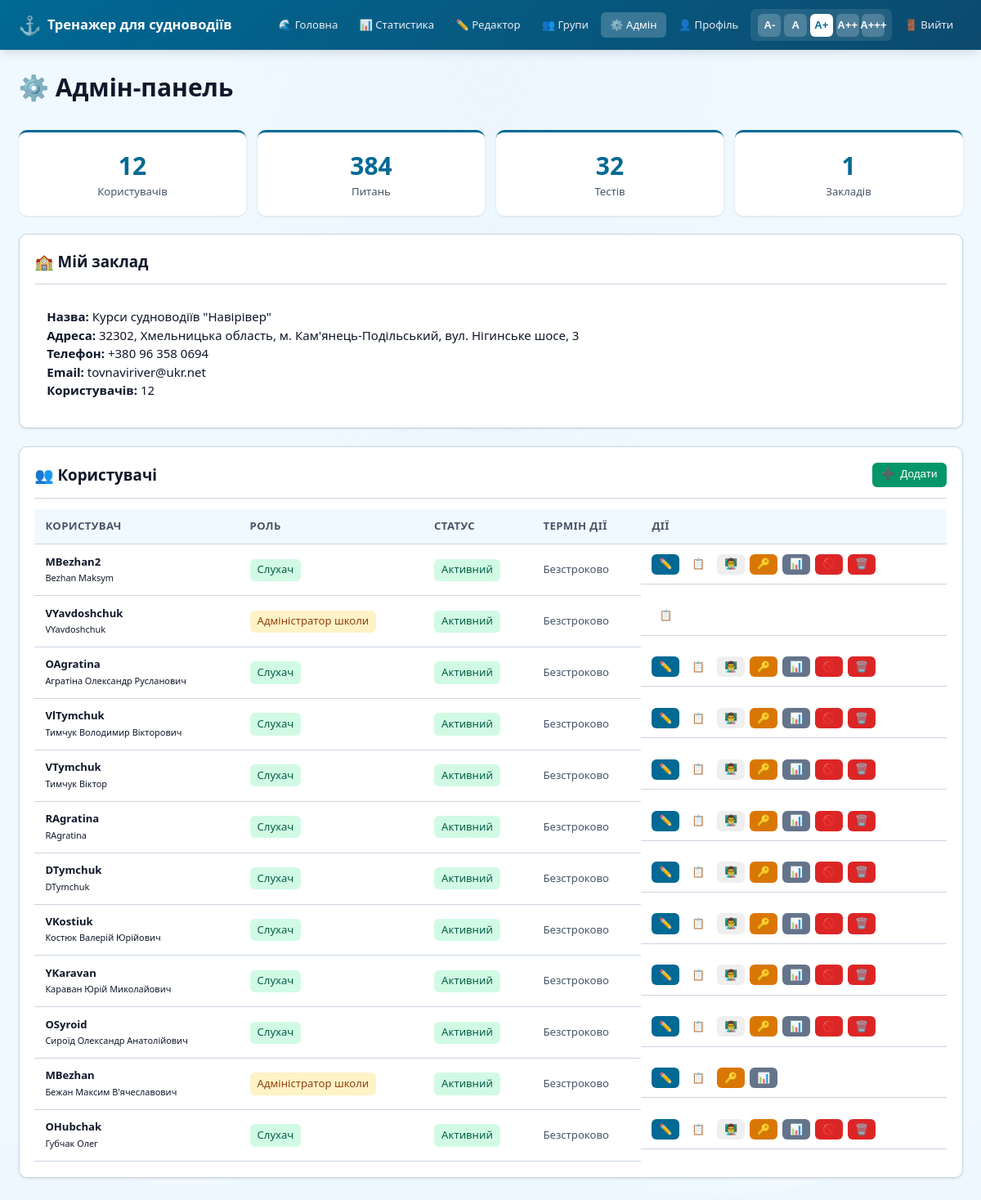
/admin (signed in), run on the app's committed database.
### app/models.py (models this page shows, shortened)
class School(db.Model):
    __tablename__ = 'schools'
    id = db.Column(db.Integer, primary_key=True)
    name = db.Column(db.String(200), nullable=False)
    address = db.Column(db.String(300))
    phone = db.Column(db.String(20))
    email = db.Column(db.String(120))
    logo_url = db.Column(db.String(500))
    created_at = db.Column(db.DateTime, default=datetime.utcnow)
    is_active = db.Column(db.Boolean, default=True)
    users = db.relationship('User', backref='school', lazy=True)

class User(UserMixin, db.Model):
    __tablename__ = 'users'
    id = db.Column(db.Integer, primary_key=True)
    username = db.Column(db.String(80), unique=True, nullable=False)
    password_hash = db.Column(db.String(128), nullable=False)
    last_name = db.Column(db.String(100))  # Прізвище
    first_name = db.Column(db.String(100))  # Ім'я
    middle_name = db.Column(db.String(100))  # По батькові
    phone = db.Column(db.String(20))  # Номер телефону
    email = db.Column(db.String(120))  # Електронна пошта
    avatar_url = db.Column(db.String(500))  # URL аватара
    role = db.Column(db.String(20), default='student')  # system_admin, school_admin, teacher, student
    school_id = db.Column(db.Integer, db.ForeignKey('schools.id'), nullable=True)
    teacher_id = db.Column(db.Integer, db.ForeignKey('users.id'), nullable=True)  # Для слухачів - їх викладач
    is_active = db.Column(db.Boolean, default=True)
    account_created_at = db.Column(db.DateTime, default=datetime.utcnow)
    account_expires_at = db.Column(db.DateTime)  # Термін дії аккаунта
    first_login_at = db.Column(db.DateTime)  # Перший вхід (для активації)
    data_processing_consent = db.Column(db.Boolean, default=False)
    consent_date = db.Column(db.DateTime)
    must_change_password = db.Column(db.Boolean, default=False)
    last_login = db.Column(db.DateTime)
    login_count = db.Column(db.Integer, default=0)
    test_sessions = db.relationship('TestSession', backref='user', lazy=True, cascade='all, delete-orphan')
    def can_access_admin(self):
        return self.role in ['system_admin', 'school_admin']
    def can_edit_questions(self):
        return self.role in ['system_admin', 'school_admin', 'teacher']
    def can_edit_user(self, user):
        if self.role == 'system_admin':
            return user.role != 'system_admin' or user.id == self.id
        if self.role == 'school_admin':
            if user.role == 'system_admin':
                return False
            if user.role == 'school_admin' and user.id != self.id:
                return False
            return user.school_id == self.school_id
        if self.role == 'teacher':
            return user.role == 'student' and user.teacher_id == self.id
        return False
    def get_full_name(self):
        parts = [self.last_name, self.first_name, self.middle_name]
        return ' '.join(filter(None, parts)) or self.username
    def get_role_display(self):
        roles = {
            'system_admin': 'Системний адміністратор',
            'school_admin': 'Адміністратор школи',
            'teacher': 'Викладач',
            'student': 'Слухач'
        }
        return roles.get(self.role, self.role)
    def is_account_expired(self):
        if self.account_expires_at:
            return datetime.utcnow() > self.account_expires_at
        return False

### app/routes.py (the view)
@main_bp.route('/admin')
@login_required
@admin_required
def admin():
    if current_user.role == 'system_admin':
        total_users = User.query.count()
        total_questions = Question.query.count()
        total_tests = TestSession.query.filter_by(is_completed=True).count()
        total_schools = School.query.count()
        users = User.query.order_by(User.account_created_at.desc()).limit(50).all()
        schools = School.query.all()
        teachers = User.query.filter(User.role.in_(['teacher', 'school_admin', 'system_admin'])).all()
    elif current_user.role == 'school_admin':
        total_users = User.query.filter_by(school_id=current_user.school_id).count()
        total_questions = Question.query.count()
        total_tests = TestSession.query.filter_by(is_completed=True).count()
        total_schools = 1
        users = User.query.filter(
            User.school_id == current_user.school_id,
            User.role != 'system_admin'
        ).order_by(User.account_created_at.desc()).all()
        schools = School.query.filter_by(id=current_user.school_id).all()
        teachers = User.query.filter(
            User.school_id == current_user.school_id,
            User.role.in_(['teacher', 'school_admin'])
        ).all()
    else:
        return redirect(url_for('main.dashboard'))
    categories = Category.query.all()
    return render_template('admin.html',
                           total_users=total_users,
                           total_questions=total_questions,
                           total_tests=total_tests,
                           total_schools=total_schools,
                           users=users,
                           schools=schools,
                           categories=categories,
                           teachers=teachers)

### app/templates/admin.html (shortened to what this page needs)
{% extends "base.html" %}
{% block content %}
<div class="fade-in">
    <h1 style="margin-bottom: 2rem;">⚙️ Адмін-панель</h1>
    <div class="admin-stats">
        <div class="admin-stat">
            <div class="admin-stat-value">{{ total_users }}</div>
            <div class="admin-stat-label">Користувачів</div>
        </div>
        <div class="admin-stat">
            <div class="admin-stat-value">{{ total_questions }}</div>
            <div class="admin-stat-label">Питань</div>
        </div>
        <div class="admin-stat">
            <div class="admin-stat-value">{{ total_tests }}</div>
            <div class="admin-stat-label">Тестів</div>
        </div>
        <div class="admin-stat">
            <div class="admin-stat-value">{{ total_schools }}</div>
            <div class="admin-stat-label">Закладів</div>
        </div>
    </div>
    {% if current_user.role == 'system_admin' %}
    <div class="card" style="margin-bottom: 1.5rem;">
        <div class="card-header">
            <h2 class="card-title">🏫 Заклади</h2>
            <button class="btn btn-success btn-sm" onclick="openModal('add-school-modal')">
                <span>➕</span> Додати
            </button>
        </div>
        {% if schools %}
        <div class="table-container">
            <table class="table">
                <thead>
                    <tr>
                        <th>Назва</th>
                        <th>Адреса</th>
                        <th>Телефон</th>
                        <th>Email</th>
                        <th>Користувачів</th>
                    </tr>
                </thead>
                <tbody>
                    {% for school in schools %}
                    <tr>
                        <td>{{ school.name }}</td>
                        <td>{{ school.address or '—' }}</td>
                        <td>{{ school.phone or '—' }}</td>
                        <td>{{ school.email or '—' }}</td>
                        <td>{{ school.users|length }}</td>
                    </tr>
                    {% endfor %}
                </tbody>
            </table>
        </div>
        {% else %}
        <div class="empty-state">
            <div class="empty-state-icon">🏫</div>
            <p>Ще немає закладів</p>
        </div>
        {% endif %}
    </div>
    {% elif current_user.role == 'school_admin' and current_user.school %}
    <div class="card" style="margin-bottom: 1.5rem;">
        <div class="card-header">
            <h2 class="card-title">🏫 Мій заклад</h2>
        </div>
        <div style="padding: 1rem;">
            <p><strong>Назва:</strong> {{ current_user.school.name }}</p>
            <p><strong>Адреса:</strong> {{ current_user.school.address or '—' }}</p>
            <p><strong>Телефон:</strong> {{ current_user.school.phone or '—' }}</p>
            <p><strong>Email:</strong> {{ current_user.school.email or '—' }}</p>
            <p><strong>Користувачів:</strong> {{ current_user.school.users|length }}</p>
        </div>
    </div>
    {% endif %}
    <div class="card" style="margin-bottom: 1.5rem;">
        <div class="card-header">
            <h2 class="card-title">👥 Користувачі</h2>
            <div style="display: flex; gap: 0.5rem;">
                <button class="btn btn-success btn-sm" onclick="openModal('add-user-modal')">
                    <span>➕</span> Додати
                </button>
            </div>
        </div>
        <div class="table-container">
            <table class="table">
                <thead>
                    <tr>
                        <th>Користувач</th>
                        <th>Роль</th>
                        <th>Статус</th>
                        <th>Термін дії</th>
                        <th>Дії</th>
                    </tr>
                </thead>
                <tbody>
                    {% for user in users %}
                    <tr>
                        <td>
                            <strong>{{ user.username }}</strong>
                            {% if user.get_full_name() %}<br><small>{{ user.get_full_name() }}</small>{% endif %}
                        </td>
                        <td>
                            <span class="badge
                                {% if user.role == 'system_admin' %}badge-danger
                                {% elif user.role == 'school_admin' %}badge-warning
                                {% elif user.role == 'teacher' %}badge-info
                                {% else %}badge-success{% endif %}">
                                {{ user.get_role_display() }}
                            </span>
                        </td>
                        <td>
                            {% if user.is_active %}
                                <span class="badge badge-success">Активний</span>
                            {% else %}
                                <span class="badge badge-danger">Неактивний</span>
                            {% endif %}
                        </td>
                        <td>
                            {% if user.account_expires_at %}
                                {{ user.account_expires_at.strftime('%d.%m.%Y') }}
                            {% else %}
                                <span style="color: var(--text-secondary);">Безстроково</span>
                            {% endif %}
                        </td>
                        <td class="actions">
                            {% if current_user.can_edit_user(user) %}
                            <button class="btn btn-primary btn-xs" onclick="editUser({{ user.id }})" title="Редагувати">
                                ✏️
                            </button>
                            {% endif %}
                            <a href="{{ url_for('main.user_login_logs', user_id=user.id) }}"
                               class="btn btn-info btn-xs" title="Логи входів">
                                📋
                            </a>
                            {% if user.role == 'student' and current_user.can_edit_user(user) %}
                            <button class="btn btn-info btn-xs" onclick="openAssignTeacherModal({{ user.id }}, '{{ user.username }}')" title="Призначити викладача">
                                👨‍🏫
                            </button>
                            {% endif %}
                            {% if current_user.can_edit_user(user) %}
                            <a href="{{ url_for('main.reset_password', user_id=user.id) }}"
                               class="btn btn-warning btn-xs" title="Скинути пароль"
                               onclick="return confirm('Скинути пароль для {{ user.username }}?')">
                                🔑
                            </a>
                            <a href="{{ url_for('main.reset_user_stats', user_id=user.id) }}"
                               class="btn btn-secondary btn-xs" title="Скинути статистику"
                               onclick="return confirm('Скинути статистику для {{ user.username }}?')">
                                📊
                            </a>
                            {% if user.id != current_user.id %}
                            <a href="{{ url_for('main.toggle_user', user_id=user.id) }}"
                               class="btn btn-{{ 'danger' if user.is_active else 'success' }} btn-xs"
                               title="{{ 'Деактивувати' if user.is_active else 'Активувати' }}">
                                {{ '🚫' if user.is_active else '✓' }}
                            </a>
                            <form method="POST" action="{{ url_for('main.delete_user', user_id=user.id) }}"
                                  style="display: inline;"
                                  onsubmit="return confirm('ВИДАЛИТИ користувача {{ user.username }}? Цю дію неможливо скасувати!')">
                                <button type="submit" class="btn btn-danger btn-xs" title="Видалити">
                                    🗑️
                                </button>
                            </form>
                            {% endif %}
                            {% endif %}
                        </td>
                    </tr>
                    {% endfor %}
                </tbody>
            </table>
        </div>
    </div>
</div>
{% endblock %}

### data on the page
School: school.name "Курси судноводіїв \"Навірівер\"", school "32302, Хмельницька область, м. Кам'янець-Подільський, вул. Нігинське шосе, 3", school "+380 96 358 0694", school "tovnaviriver@ukr.net"
User: username "MBezhan2", get_full_name "Bezhan Maksym", role "Слухач", shows "Активний", shows "Безстроково", is_active "🚫"
User: username "VYavdoshchuk", get_full_name "VYavdoshchuk", role "Адміністратор школи", is_active "Активний", shows "Безстроково"
User: username "OAgratina", get_full_name "Агратіна Олександр Русланович", role "Слухач", shows "Активний", shows "Безстроково", is_active "🚫"
User: username "VlTymchuk", get_full_name "Тимчук Володимир Вікторович", role "Слухач", shows "Активний", shows "Безстроково", is_active "🚫"
User: username "VTymchuk", get_full_name "Тимчук Віктор", role "Слухач", shows "Активний", shows "Безстроково", is_active "🚫"
User: username "RAgratina", get_full_name "RAgratina", role "Слухач", shows "Активний", shows "Безстроково", is_active "🚫"
User: username "DTymchuk", get_full_name "DTymchuk", role "Слухач", shows "Активний", shows "Безстроково", is_active "🚫"
User: username "VKostiuk", get_full_name "Костюк Валерій Юрійович", role "Слухач", shows "Активний", shows "Безстроково", is_active "🚫"
User: username "YKaravan", get_full_name "Караван Юрій Миколайович", role "Слухач", shows "Активний", shows "Безстроково", is_active "🚫"
User: username "OSyroid", get_full_name "Сироїд Олександр Анатолійович", role "Слухач", shows "Активний", shows "Безстроково", is_active "🚫"
User: username "MBezhan", get_full_name "Бежан Максим В'ячеславович", role "Адміністратор школи", is_active "Активний", shows "Безстроково"
User: username "OHubchak", get_full_name "Губчак Олег", role "Слухач", shows "Активний", shows "Безстроково", is_active "🚫"

### other printed values
{{ total_users }} "12"
{{ total_questions }} "384"
{{ total_tests }} "32"
{{ total_schools }} "1"
{{ current_user.school.users|length }} "12"
